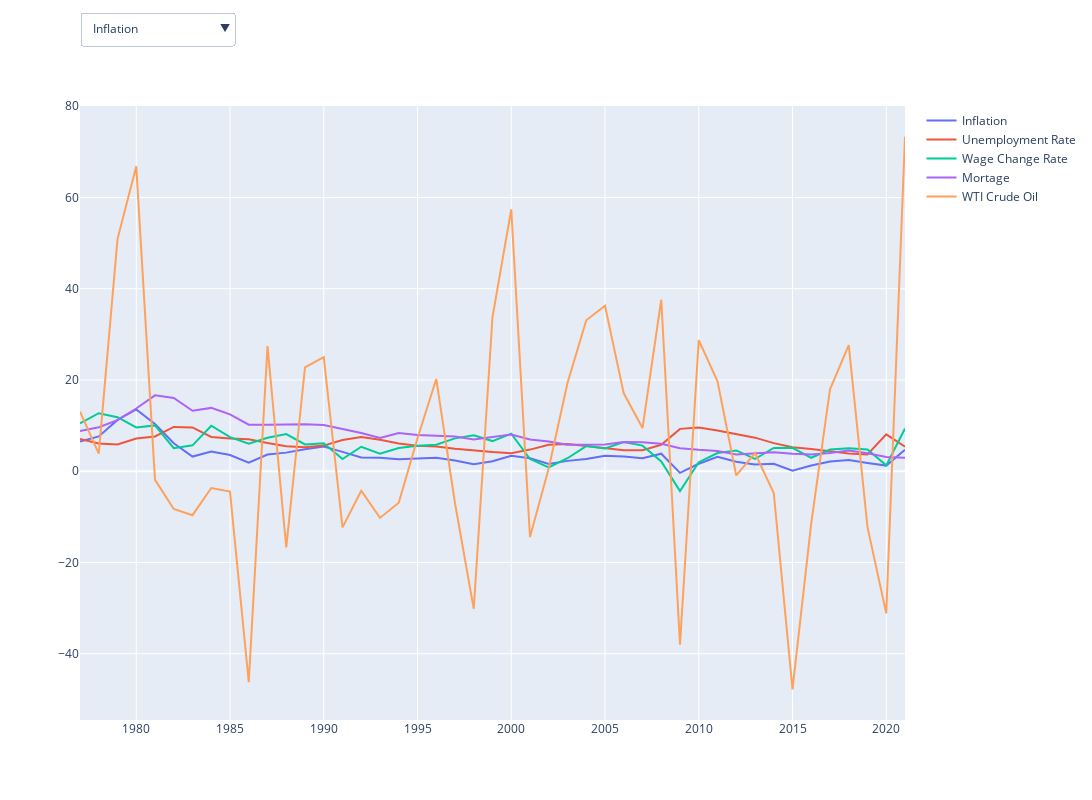

Here is the notebook cell this chart was saved with:
### Code cell
import pandas as pd
import plotly.graph_objects as go
import plotly.express as px


fig = go.Figure()

country_list = list(df['Measure'].unique())

for country in country_list:
    fig.add_trace(
        go.Scatter(
            x = df['Year'][df['Measure']==country],
            y = df['Value'][df['Measure']==country],
            name = country, visible = True
        )
    )


buttons = []

for i, country in enumerate(country_list):
    args = [False] * len(country_list)
    args[i] = True
    
    button = dict(label = country,
                  method = "update",
                  args=[{"visible": args}])
    
    buttons.append(button)
    
fig.update_layout(
    updatemenus=[dict(
                    active=0,
                    type="dropdown",
                    buttons=buttons,
                    x = 0,
                    y = 1.1,
                    xanchor = 'left',
                    yanchor = 'bottom'
                )], 
    autosize=False,
    width=1100,
    height=800
)

### Figure 1 — Plotly figure (JSON) as saved in the notebook; plotly's stock layout.template omitted (floating-point values rounded to 4 significant figures)
{"data": [{"name": "Inflation", "type": "scatter", "visible": true, "x": [1977, 1978, 1979, 1980, 1981, 1982, 1983, 1984, 1985, 1986, 1987, 1988, 1989, 1990, 1991, 1992, 1993, 1994, 1995, 1996, 1997, 1998, 1999, 2000, 2001, 2002, 2003, 2004, 2005, 2006, 2007, 2008, 2009, 2010, 2011, 2012, 2013, 2014, 2015, 2016, 2017, 2018, 2019, 2020, 2021], "y": [6.502, 7.631, 11.25, 13.55, 10.33, 6.131, 3.212, 4.301, 3.546, 1.898, 3.665, 4.078, 4.827, 5.398, 4.235, 3.029, 2.952, 2.607, 2.805, 2.931, 2.338, 1.552, 2.188, 3.377, 2.826, 1.586, 2.27, 2.677, 3.393, 3.226, 2.853, 3.839, -0.3555, 1.64, 3.157, 2.069, 1.465, 1.622, 0.1186, 1.262, 2.13, 2.443, 1.812, 1.234, 4.698]}, {"name": "Unemployment Rate", "type": "scatter", "visible": true, "x": [1977, 1978, 1979, 1980, 1981, 1982, 1983, 1984, 1985, 1986, 1987, 1988, 1989, 1990, 1991, 1992, 1993, 1994, 1995, 1996, 1997, 1998, 1999, 2000, 2001, 2002, 2003, 2004, 2005, 2006, 2007, 2008, 2009, 2010, 2011, 2012, 2013, 2014, 2015, 2016, 2017, 2018, 2019, 2020, 2021], "y": [7.05, 6.067, 5.85, 7.175, 7.617, 9.708, 9.6, 7.508, 7.192, 7, 6.175, 5.492, 5.258, 5.617, 6.85, 7.492, 6.908, 6.1, 5.592, 5.408, 4.942, 4.5, 4.217, 3.967, 4.742, 5.783, 5.992, 5.542, 5.083, 4.608, 4.617, 5.8, 9.283, 9.608, 8.933, 8.075, 7.358, 6.158, 5.275, 4.875, 4.358, 3.892, 3.675, 8.092, 5.358]}, {"name": "Wage Change Rate", "type": "scatter", "visible": true, "x": [1977, 1978, 1979, 1980, 1981, 1982, 1983, 1984, 1985, 1986, 1987, 1988, 1989, 1990, 1991, 1992, 1993, 1994, 1995, 1996, 1997, 1998, 1999, 2000, 2001, 2002, 2003, 2004, 2005, 2006, 2007, 2008, 2009, 2010, 2011, 2012, 2013, 2014, 2015, 2016, 2017, 2018, 2019, 2020, 2021], "y": [10.49, 12.72, 11.85, 9.583, 10.04, 5.038, 5.669, 9.98, 7.459, 6.041, 7.323, 8.134, 5.871, 6.123, 2.673, 5.368, 3.837, 5.107, 5.605, 5.806, 7.199, 7.861, 6.607, 8.233, 2.667, 0.8522, 2.851, 5.503, 4.987, 6.42, 5.608, 2.153, -4.361, 1.975, 3.981, 4.557, 2.683, 5.093, 5.125, 2.949, 4.739, 5.025, 4.753, 1.293, 9.35]}, {"name": "Mortage", "type": "scatter", "visible": true, "x": [1977, 1978, 1979, 1980, 1981, 1982, 1983, 1984, 1985, 1986, 1987, 1988, 1989, 1990, 1991, 1992, 1993, 1994, 1995, 1996, 1997, 1998, 1999, 2000, 2001, 2002, 2003, 2004, 2005, 2006, 2007, 2008, 2009, 2010, 2011, 2012, 2013, 2014, 2015, 2016, 2017, 2018, 2019, 2020, 2021], "y": [8.84, 9.63, 11.19, 13.74, 16.64, 16.04, 13.24, 13.88, 12.46, 10.19, 10.21, 10.34, 10.32, 10.13, 9.25, 8.39, 7.31, 8.38, 7.93, 7.81, 7.6, 6.94, 7.44, 8.05, 6.97, 6.54, 5.83, 5.84, 5.87, 6.41, 6.34, 6.01, 5.04, 4.69, 4.45, 3.66, 3.98, 4.17, 3.85, 3.65, 3.99, 4.54, 3.94, 3.11, 2.96]}, {"name": "WTI Crude Oil ", "type": "scatter", "visible": true, "x": [1977, 1978, 1979, 1980, 1981, 1982, 1983, 1984, 1985, 1986, 1987, 1988, 1989, 1990, 1991, 1992, 1993, 1994, 1995, 1996, 1997, 1998, 1999, 2000, 2001, 2002, 2003, 2004, 2005, 2006, 2007, 2008, 2009, 2010, 2011, 2012, 2013, 2014, 2015, 2016, 2017, 2018, 2019, 2020, 2021], "y": [13.06, 3.876, 50.87, 66.82, -1.895, -8.266, -9.635, -3.683, -4.45, -46.23, 27.41, -16.71, 22.75, 25.02, -12.3, -4.282, -10.23, -6.893, 7.225, 20.22, -7.019, -30.15, 33.8, 57.38, -14.44, 0.6686, 19.32, 33.07, 36.26, 17.07, 9.469, 37.6, -38.04, 28.75, 19.7, -0.9212, 3.965, -4.776, -47.79, -11.39, 17.94, 27.62, -12.25, -31.16, 73.32]}], "layout": {"autosize": false, "height": 800, "updatemenus": [{"active": 0, "buttons": [{"args": [{"visible": [true, false, false, false, false]}], "label": "Inflation", "method": "update"}, {"args": [{"visible": [false, true, false, false, false]}], "label": "Unemployment Rate", "method": "update"}, {"args": [{"visible": [false, false, true, false, false]}], "label": "Wage Change Rate", "method": "update"}, {"args": [{"visible": [false, false, false, true, false]}], "label": "Mortage", "method": "update"}, {"args": [{"visible": [false, false, false, false, true]}], "label": "WTI Crude Oil ", "method": "update"}], "type": "dropdown", "x": 0, "xanchor": "left", "y": 1.1, "yanchor": "bottom"}], "width": 1100}}
